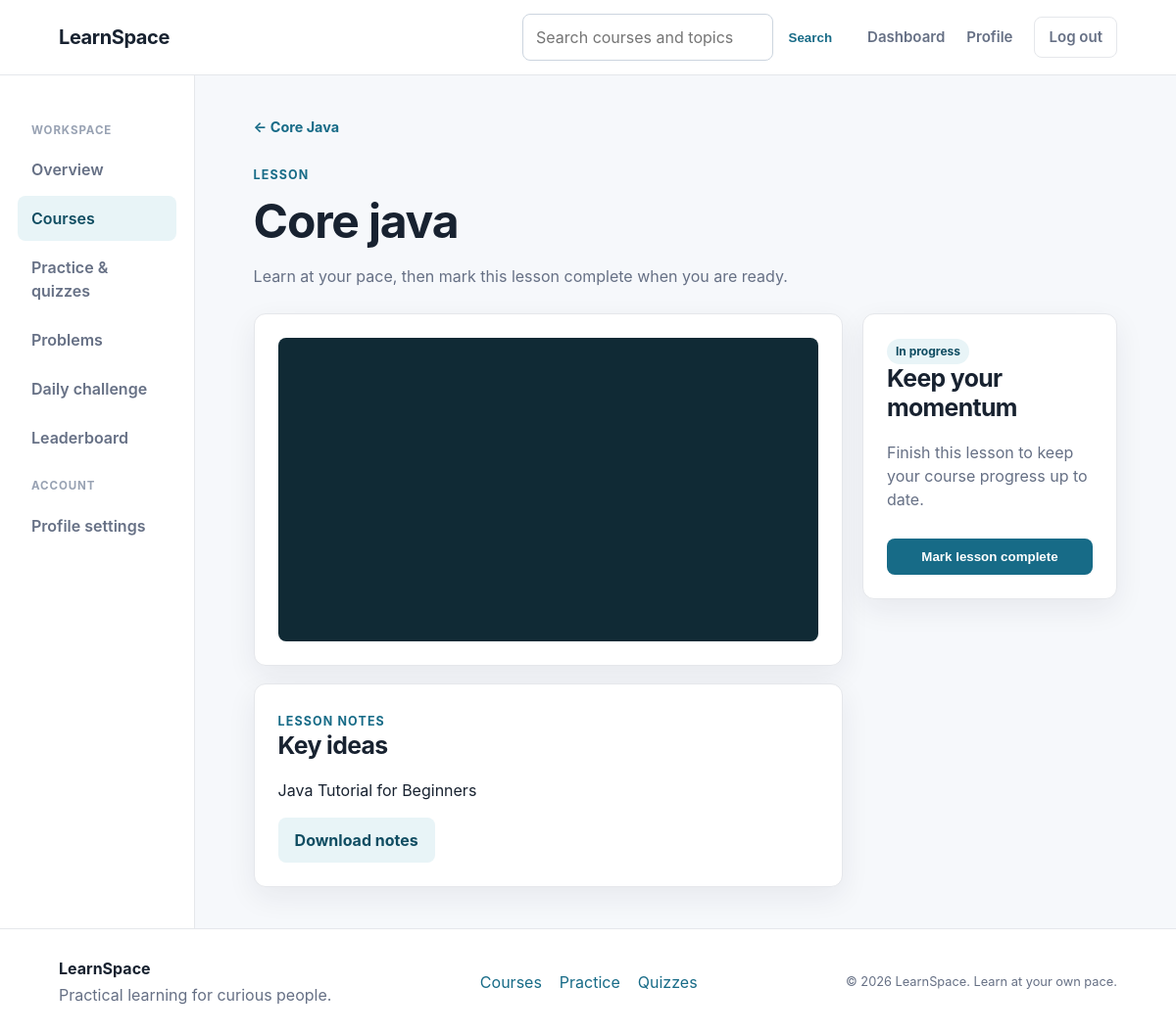
Screenshot of /e_learning_system/lesson.php?id=11 (signed in) with the database file from the repository.
### tables this page shows
CREATE TABLE `lessons` (
  `id` int NOT NULL AUTO_INCREMENT,
  `course_id` int NOT NULL,
  `module_id` int DEFAULT NULL,
  `title` varchar(255) NOT NULL,
  `position` int NOT NULL DEFAULT 1,
  `content` text NOT NULL,
  `video_url` varchar(255) NOT NULL,
  `file_path` varchar(255) NOT NULL,
  PRIMARY KEY (`id`),
  KEY `lessons_course_idx` (`course_id`)
);

CREATE TABLE `courses` (
  `id` int NOT NULL AUTO_INCREMENT,
  `title` varchar(255) NOT NULL,
  `description` text NOT NULL,
  `thumbnail` varchar(255) DEFAULT 'default.jpg',
  PRIMARY KEY (`id`)
);

### e_learning_system/lesson.php (the view, shortened to what this page needs)
<?php
include __DIR__ . '/db_config.php';
include __DIR__ . '/layout.php';
$lesson_id = filter_input(INPUT_GET, 'id', FILTER_VALIDATE_INT);
$stmt = $conn->prepare("SELECT lessons.*, courses.title AS course_title FROM lessons JOIN courses ON lessons.course_id = courses.id WHERE lessons.id = ?");
$stmt->bind_param("i", $lesson_id);
$stmt->execute();
$lesson = $stmt->get_result()->fetch_assoc();
$progress_stmt = $conn->prepare("SELECT completed_at FROM lesson_progress WHERE user_id = ? AND lesson_id = ?");
$progress_stmt->bind_param("ii", $_SESSION['user_id'], $lesson_id);
$progress_stmt->execute();
$completed = $progress_stmt->get_result()->num_rows > 0;
$note_path = trim($lesson['file_path'] ?? '');
?>
<div class="lesson-header"><a class="back-link" href="course_detail.php?id=<?= (int) $lesson['course_id'] ?>">&lt;- <?= htmlspecialchars($lesson['course_title']) ?></a><span class="eyebrow">Lesson</span><h1><?= htmlspecialchars($lesson['title']) ?></h1><p class="muted">Learn at your pace, then mark this lesson complete when you are ready.</p></div>
<div class="lesson-layout">
    <main>
        <section class="panel video-panel"><div class="video-placeholder"><iframe src="<?= htmlspecialchars($lesson['video_url']) ?>" title="<?= htmlspecialchars($lesson['title']) ?>" allowfullscreen></iframe></div></section>
        <section class="panel"><span class="eyebrow">Lesson notes</span><h2>Key ideas</h2><p><?= nl2br(htmlspecialchars($lesson['content'])) ?></p><?php if ($note_path): ?><a class="button button-secondary" href="<?= htmlspecialchars($note_path) ?>" download>Download notes</a><?php endif; ?></section>
    </main>
    <aside class="lesson-sidebar panel"><span class="badge"><?= $completed ? 'Completed' : 'In progress' ?></span><h2>Keep your momentum</h2><p class="muted">Finish this lesson to keep your course progress up to date.</p><?php if (!$completed): ?><form action="complete_lesson.php" method="post"><input type="hidden" name="csrf_token" value="<?= htmlspecialchars(csrf_token()) ?>"><input type="hidden" name="lesson_id" value="<?= (int) $lesson_id ?>"><button class="button button-primary" type="submit">Mark lesson complete</button></form><?php else: ?><p class="success-text">Lesson completed successfully.</p><?php endif; ?></aside>
</div>

### e_learning_system/index.css (style rules this page uses)
:root { --ink: #182230; --muted: #667085; --line: #e5e7eb; --surface: #ffffff; --canvas: #f6f8fb; --primary: #176b87; --primary-dark: #104d62; --soft-primary: #e8f4f7; --success: #147d64; --shadow: 0 10px 30px rgba(23, 32, 51, 0.07); }
* { box-sizing: border-box; }
html { scroll-behavior: smooth; }
body { margin: 0; color: var(--ink); background: var(--canvas); font-family: Inter, ui-sans-serif, system-ui, -apple-system, BlinkMacSystemFont, "Segoe UI", sans-serif; line-height: 1.5; }
a { color: var(--primary); text-decoration: none; }
.eyebrow { color: var(--primary); font-size: .78rem; font-weight: 750; letter-spacing: .09em; text-transform: uppercase; }
h1, h2, h3 { letter-spacing: -.025em; line-height: 1.2; }
h1 { font-size: clamp(2rem, 4vw, 3.2rem); margin: 8px 0 14px; }
h2 { font-size: 1.55rem; margin: 0 0 18px; }
.page-heading p, .muted { color: var(--muted); }
.button { border: 0; border-radius: 8px; display: inline-block; font-weight: 700; padding: 11px 17px; }
.button-primary { background: var(--primary); color: #fff; }
.button-secondary { background: var(--soft-primary); color: var(--primary-dark); }
.lesson-header { margin-bottom: 26px; }
.back-link { display: block; font-size: .9rem; font-weight: 700; margin-bottom: 24px; }
.lesson-layout { display: grid; gap: 20px; grid-template-columns: minmax(0, 1.5fr) minmax(260px, .5fr); }
.video-panel { padding: 12px; }
.video-placeholder { background: #102a35; border-radius: 8px; overflow: hidden; padding-top: 56.25%; position: relative; }
.video-placeholder iframe { border: 0; height: 100%; left: 0; position: absolute; top: 0; width: 100%; }
.lesson-sidebar { align-self: start; position: sticky; top: 90px; }
.lesson-sidebar .button { margin-top: 12px; width: 100%; }
.course-card, .stat-card, .panel { background: var(--surface); border: 1px solid var(--line); border-radius: 12px; box-shadow: var(--shadow); }
.panel { padding: 24px; }
.panel + .panel { margin-top: 18px; }
.badge { background: var(--soft-primary); border-radius: 99px; color: var(--primary-dark); display: inline-block; font-size: .75rem; font-weight: 700; padding: 4px 9px; }

### rows the page displays
lessons: course.title "Core Java", title "Core java", content "Java Tutorial for Beginners"
